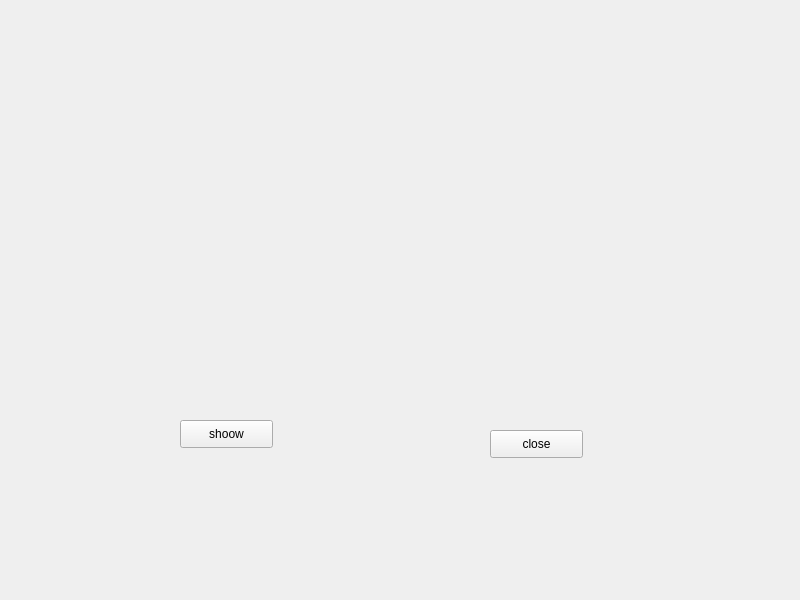
<?xml version="1.0" encoding="UTF-8"?>
<ui version="4.0">
 <class>Widget</class>
 <widget class="QWidget" name="Widget">
  <property name="geometry">
   <rect>
    <x>0</x>
    <y>0</y>
    <width>800</width>
    <height>600</height>
   </rect>
  </property>
  <property name="windowTitle">
   <string>Widget</string>
  </property>
  <widget class="QPushButton" name="pushButton">
   <property name="geometry">
    <rect>
     <x>180</x>
     <y>420</y>
     <width>93</width>
     <height>28</height>
    </rect>
   </property>
   <property name="text">
    <string>shoow</string>
   </property>
  </widget>
  <widget class="QPushButton" name="pushButton_2">
   <property name="geometry">
    <rect>
     <x>490</x>
     <y>430</y>
     <width>93</width>
     <height>28</height>
    </rect>
   </property>
   <property name="text">
    <string>close</string>
   </property>
  </widget>
 </widget>
 <resources/>
 <connections/>
</ui>
